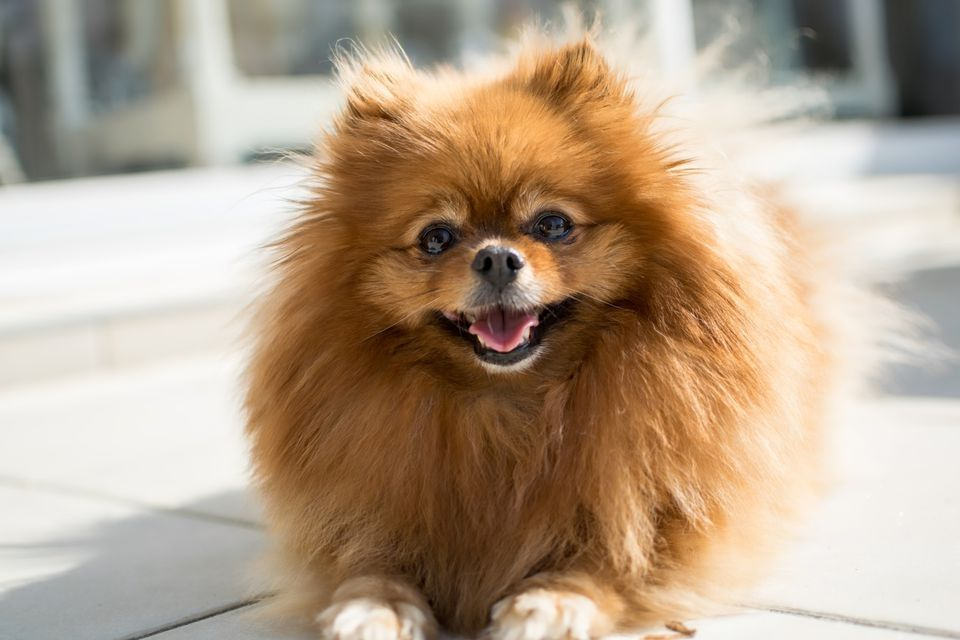
#> input picture inceptionv3/test_images/dog.jpg, 960 x 640 px
$ python -i ssd_batch_generator.py   (imports and definitions only)   (older library calls are emulated)
#> lines starting #> are read from the running program, lines starting #| are printed output that depends on the picture
'''
Includes:
* A batch generator for SSD model training and inference which can perform online data agumentation
* An offline image processor that saves processed images and adjusted labels to disk

Copyright (C) 2017 Pierluigi Ferrari

This program is free software: you can redistribute it and/or modify
it under the terms of the GNU General Public License as published by
the Free Software Foundation, either version 3 of the License, or
(at your option) any later version.

This program is distributed in the hope that it will be useful,
but WITHOUT ANY WARRANTY; without even the implied warranty of
MERCHANTABILITY or FITNESS FOR A PARTICULAR PURPOSE.  See the
GNU General Public License for more details.

You should have received a copy of the GNU General Public License
along with this program.  If not, see <http://www.gnu.org/licenses/>.
'''

from __future__ import division
from collections import defaultdict
import warnings
import numpy as np
import cv2
import random
import sklearn.utils
from copy import deepcopy
from PIL import Image
import csv
import os
#from tqdm import tqdm
try:
    import json
except ImportError:
    warnings.warn("'json' module is missing. The JSON-parser will be unavailable.")
try:
    from bs4 import BeautifulSoup
except ImportError:
    warnings.warn("'BeautifulSoup' module is missing. The XML-parser will be unavailable.")
try:
    import pickle
except ImportError:
    warnings.warn("'pickle' module is missing. You won't be able to save parsed file lists and annotations as pickled files.")

# Image processing functions used by the generator to perform the following image manipulations:
# - Translation
# - Horizontal flip
# - Scaling
# - Brightness change
# - Histogram contrast equalization

# [68 lines left out: functions _translate, _flip, _scale, _brightness, not called in this run]

def histogram_eq(image):
    '''
    Perform histogram equalization on the input image.

    See https://en.wikipedia.org/wiki/Histogram_equalization.
    '''

    image1 = np.copy(image)

    image1 = cv2.cvtColor(image1, cv2.COLOR_RGB2HSV)
#> image1: shape (640, 960, 3); mean H, S, V 28.2, 73.7, 181.5

    image1[:,:,2] = cv2.equalizeHist(image1[:,:,2])
#> image1: shape (640, 960, 3); mean H, S, V 28.2, 73.7, 128.6

    image1 = cv2.cvtColor(image1, cv2.COLOR_HSV2RGB)
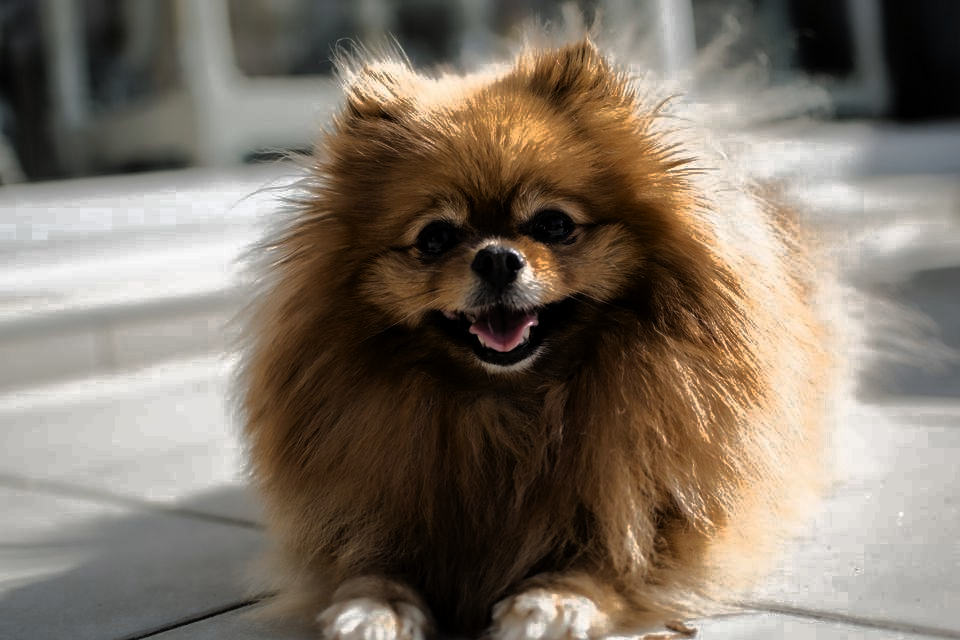
#> image1: shape (640, 960, 3); mean R, G, B 127.8, 116.1, 103.2

    return image1

class BatchGenerator:
    '''
    A generator to generate batches of samples and corresponding labels indefinitely.

    Can shuffle the dataset consistently after each complete pass.

    Currently provides two methods to parse annotation data: A general-purpose CSV parser
    and an XML parser for the Pascal VOC datasets. If the annotations of your dataset are
    in a format that is not supported by these parsers, you could just add another parser
    method and still use this generator.

    Can perform image transformations for data conversion and data augmentation,
    for details please refer to the documentation of the `generate()` method.
    '''

    # [1436 lines left out: functions __init__, parse_csv, parse_xml, parse_darknet, parse_json, save_filenames_and_labels and 4 more, not called in this run]

>>> import cv2
>>> picture = cv2.cvtColor(cv2.imread('../../inceptionv3/test_images/dog.jpg'), cv2.COLOR_BGR2RGB)
>>> result = histogram_eq(picture)
